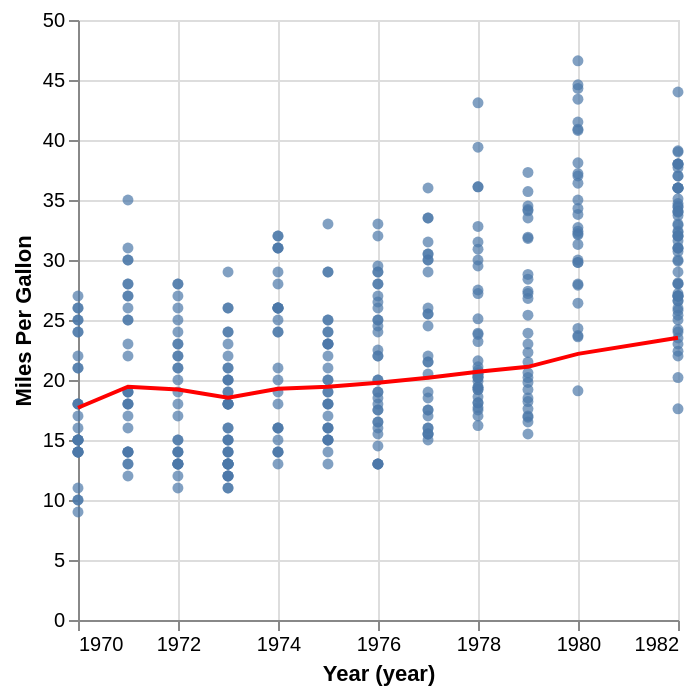

The Vega-Lite source for this figure:
### Vega-Lite specification from a JSON file in a GitHub repository (floating-point values rounded to 4 significant figures; data arrays with more than 128 entries replaced by an {"elided": "..."} marker saying what was removed)
{"$schema": "https://vega.github.io/schema/vega-lite/v4.json", "description": "A line graph showing how the overall average Miles Per Gallon for how the MPG has changed over the years. The red line shows the average, and is layered on top of all the raw data.", "data": {"values": {"elided": "406 records"}}, "transform": [{"filter": "datum.Miles_per_Gallon !== null"}, {"timeUnit": "year", "field": "Year", "as": "year"}, {"window": [{"op": "mean", "field": "Miles_per_Gallon", "as": "Average_MPG"}], "sort": [{"field": "year", "order": "ascending"}], "ignorePeers": false, "frame": [null, 0]}], "layer": [{"mark": "circle", "encoding": {"x": {"timeUnit": "year", "field": "Year"}, "y": {"field": "Miles_per_Gallon", "type": "quantitative"}}}, {"mark": {"type": "line", "color": "red"}, "encoding": {"x": {"timeUnit": "year", "field": "Year"}, "y": {"field": "Average_MPG", "type": "quantitative", "title": "Miles Per Gallon"}}}]}
